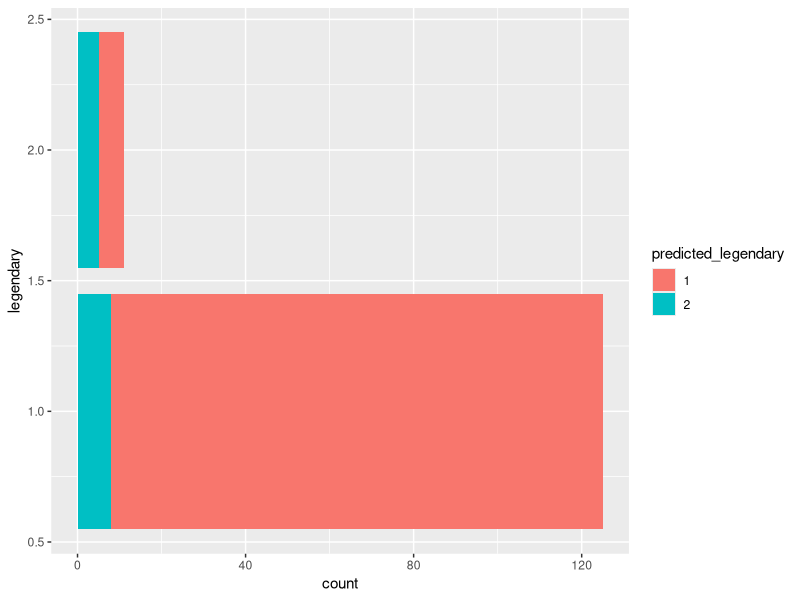
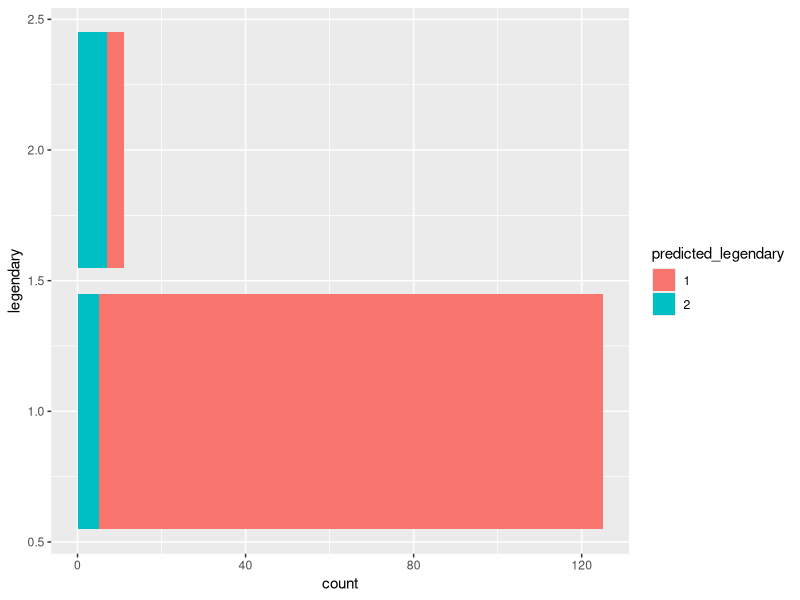

The R source for these figures, in order:
library(tidyverse)
#install.packages('psych')
#install.packages('caTools') 
library(psych)
library(caTools)

#useful function for column names renaming.
wang.naming <- function(df) {
  
  names(df) <- tolower(names(df))
  names(df) <- gsub("_", ".", names(df))
  names(df) <- gsub(" ", ".", names(df))
  names(df) <- gsub("/", ".", names(df))
  names(df) <- gsub("-", ".", names(df))
  names(df) <- gsub(",", ".", names(df))
  #  names(df) <- gsub("..", ".", names(df))
  
  return(df)
  
}


# Splitting the dataset into the Training set and Test set 

pokemon.data <- readxl::read_xlsx(path = "Pokemon.xlsx")

#edit colnames..
names(pokemon.data) <- pokemon.data[1, ]
pokemon.data <- pokemon.data[-1, ]

pokemon.data <- wang.naming(pokemon.data)

#Remove column 1
pokemon.data$`#` <- NULL

#Dummy codess...
dummy.code.vars <- pokemon.data %>%
  dplyr::select(type.1, type.2) %>%
  colnames()

i <- 0

for(dummy in dummy.code.vars) {
  
  i <- i + 1
  temp <- psych::dummy.code(pokemon.data[[dummy]])
  temp <- as.data.frame(temp)
  
  colnames(temp) <- paste(colnames(temp), i, sep = ".")
  
  pokemon.data <- cbind(pokemon.data, temp)
  
}

rm(temp)

#We dont need type anymore since they are dummy coded...
pokemon.data <- pokemon.data %>%
  select(-type.1, -type.2)

#Recode legendary..
pokemon.data$legendary <- ifelse(pokemon.data$legendary, 1, 0)

#Legendary to factor...
pokemon.data$legendary <- as.factor(pokemon.data$legendary)

#Make name key...
pokemon.key <- pokemon.data %>%
  select(name, legendary)

#Change all NAs to 0...
pokemon.data[is.na(pokemon.data)] <- 0

#Split training set and test set baes on legendary... .75 training, .25 testing...
set.seed(123) 
split = sample.split(pokemon.data$legendary, SplitRatio = 0.83) 

training_set = subset(pokemon.data, split == TRUE) 
test_set = subset(pokemon.data, split == FALSE) 

#Remove name which is not relevant for prediction..
#test_set <- test_set %>%
#  select(-name)

#training_set <- training_set %>%
#  select(-name)

#Change types to integers.
for(c in colnames(test_set)) {
  
  if (c != "name") {
    test_set[[c]] <- as.numeric(test_set[[c]])
    training_set[[c]] <- as.numeric(training_set[[c]])
  }
  
}

rm(c)

#Fitting model parameters 1...
# Fitting SVM to the Training set 
#install.packages('e1071') 
library(e1071) 

classifier = svm(formula = legendary ~ ., 
                 data = training_set[-1], #All except the name which is not relevant...
                 type = 'C-classification', 
                 kernel = 'linear') 

predicted.1 <- predict(classifier, newdata = test_set[c(-1,-10)])

test_set$predicted_legendary <- predicted.1

param1.results <- test_set %>%
  dplyr::select(name, legendary, predicted_legendary)

table(param1.results$legendary, param1.results$predicted_legendary)

classifier = svm(formula = legendary ~ ., 
                 data = training_set[-1], #All except the name which is not relevant...
                 type = 'C-classification', 
                 kernel = 'linear',
                 cost = 0.5) 

predicted.2 <- predict(classifier, newdata = test_set[c(-1,-10)])

test_set$predicted_legendary <- predicted.2

param2.results <- test_set %>%
  dplyr::select(name, legendary, predicted_legendary)

t.pred <- table(param2.results$legendary, param2.results$predicted_legendary)
head(t.pred)
colnames(t.pred) <- c("predicted non-legendary","predicted legendary")
rownames(t.pred) <- c("actual non-legendary","actual legendary")
t.pred <- addmargins(A=t.pred, FUN = list(Total = sum), quiet = TRUE)

library(ggplot2)
ggplot(param1.results,aes(legendary))+geom_bar(aes(fill=predicted_legendary))+coord_flip()
ggplot(param2.results,aes(legendary))+geom_bar(aes(fill=predicted_legendary))+coord_flip()

accuracy <- (t.pred[1,1]+t.pred[2,2])/t.pred[3,3]
specifity <- t.pred[1,1]/t.pred[1,3]
precision <- t.pred[2,2]/t.pred[3,2]
recall <- t.pred[2,2]/t.pred[2,3]
f1 <- 2*(precision*recall)/(precision+recall)
